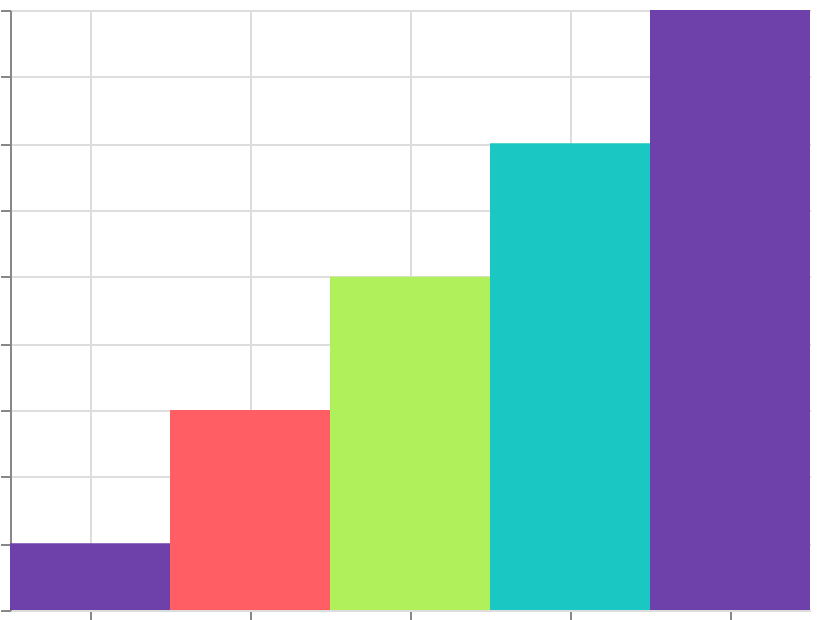

The specification (Vega-Lite) saved for this image:
### Vega specification from a JSON file in a GitHub repository (floating-point values rounded to 4 significant figures)
{"$schema": "https://vega.github.io/schema/vega/v6.json", "width": 400, "height": 300, "padding": 5, "autosize": "none", "data": [{"name": "table", "values": [{"cat": "A", "val": 10}, {"cat": "B", "val": 30}, {"cat": "C", "val": 50}, {"cat": "D", "val": 70}, {"cat": "E", "val": 90}]}], "scales": [{"name": "x", "type": "band", "domain": {"data": "table", "field": "cat", "sort": true}, "range": "width"}, {"name": "y", "type": "linear", "domain": {"data": "table", "field": "val"}, "range": [{"signal": "height"}, 0], "zero": true, "nice": true}, {"name": "color", "type": "sequential", "domain": {"data": "table", "field": "val"}, "scheme": "rainbow"}], "marks": [{"type": "rect", "from": {"data": "table"}, "encode": {"update": {"x": {"scale": "x", "field": "cat"}, "width": {"scale": "x", "band": 1}, "y": {"scale": "y", "field": "val"}, "y2": {"scale": "y", "value": 0}, "fill": {"scale": "color", "field": "val"}}}}], "axes": [{"scale": "x", "orient": "bottom", "grid": true, "labels": false}, {"scale": "y", "orient": "left", "grid": true, "labels": false}], "legends": [{"fill": "color"}]}
